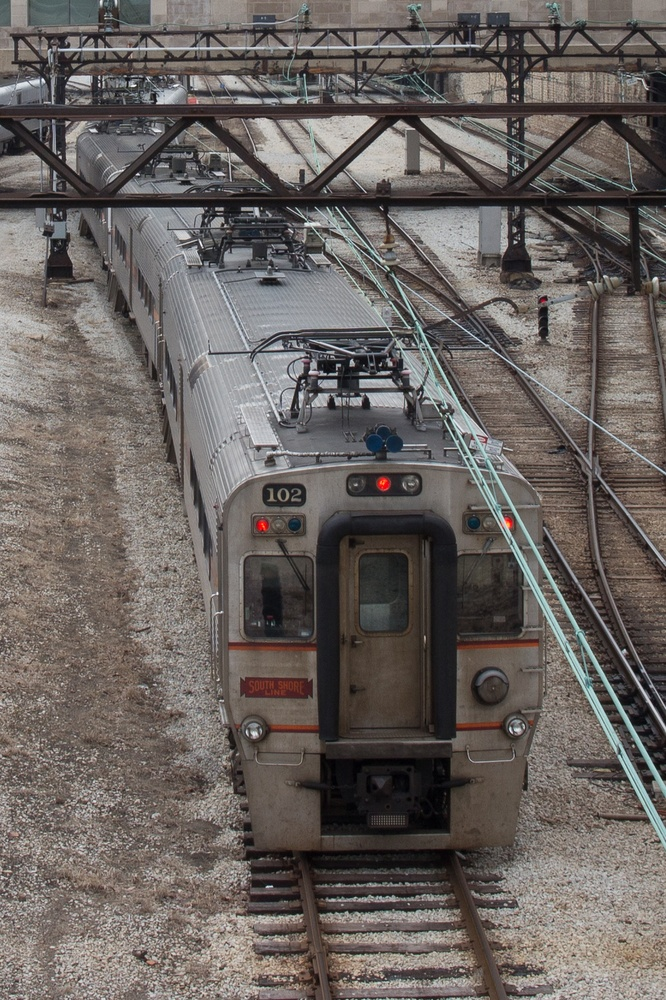
%> input picture lab7fall2016/train.jpg, 666 x 1000 px, shrunk from 1109 x 1664 before the run
$ octave R9.m   (GNU Octave 9; MATLAB toolbox functions it lacks are replaced by stand-ins)
%> lines starting %> are read from the running program, lines starting %| are printed output that depends on the picture
### lab7fall2016/meanFilter.m
function [out_image] = meanFilter(image,kernelSize)
image_lab = rgb2lab(image);
kernel = 1/(kernelSize*kernelSize) * ones(kernelSize,kernelSize);
first = image_lab(:,:,1)
con = conv2(first,kernel,'same');
image_lab(:,:,1) = con;
out_image = lab2rgb(image_lab);
end

### lab7fall2016/unsharpMask.m
function [sharpened] = unsharpMask(original,lowpass,alpha)
ori_L = rgb2lab(original);
low_L = rgb2lab(lowpass);
lab_sharp = ori_L;
lab_sharp(:,:,1) = ori_L(:,:,1) - alpha*(ori_L(:,:,1)-low_L(:,:,1));
sharpened = lab2rgb(lab_sharp);

end

### lab7fall2016/gaussianFilter.m
function [out_image] = gaussianFilter(image,kernelSize,std)
image_lab = rgb2lab(image)
kernel = fspecial('gaussian',kernelSize,std)
first = image_lab(:,:,1)
con = conv2(first,kernel,'same');
image_lab(:,:,1) = con;
out_image = lab2rgb(image_lab);
end

### lab7fall2016/R9.m
train = imread('train.jpg');
%> train is the input picture: size 1000x666x3 uint8; mean R, G, B 104.9, 98.4, 94.9
meanK_first = unsharpMask(train,meanFilter(train,7),10);
%> in meanFilter, `image_lab = rgb2lab(image);`: image_lab: size 1000x666x3 double; mean of channels 1, 2, 3 41.5, 2.1, 3
%> in meanFilter, `image_lab(:,:,1) = con;`: image_lab: size 1000x666x3 double; mean of channels 1, 2, 3 41.3, 2.1, 3
%> in unsharpMask, `low_L = rgb2lab(lowpass);`: low_L: size 1000x666x3 double; mean of channels 1, 2, 3 41.3, 2.1, 3
%> in unsharpMask, `lab_sharp(:,:,1) = ori_L(:,:,1) - alpha*(ori_L(:,:,1)-low_L(:,:,1));`: lab_sharp: size 1000x666x3 double; mean of channels 1, 2, 3 39.4, 2.1, 3
meanK_second= unsharpMask(train,meanFilter(train,20),10);
%> call 2 of meanFilter, with kernelSize = 20
%> in meanFilter (call 2), `con = conv2(first,kernel,'same');`:
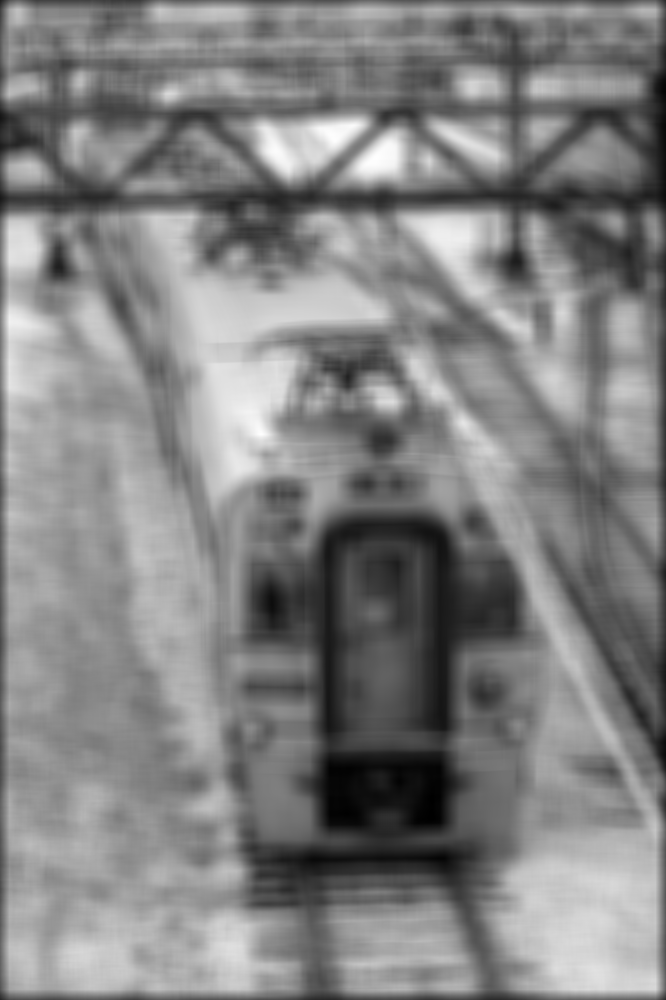
%> con: size 1000x666 double; min 2.05, max 78.07, mean 40.9; drawn with min black and max white
%> in meanFilter (call 2), `image_lab(:,:,1) = con;`: image_lab: size 1000x666x3 double; mean of channels 1, 2, 3 40.9, 2.1, 3
%> in meanFilter (call 2), `out_image = lab2rgb(image_lab);`:
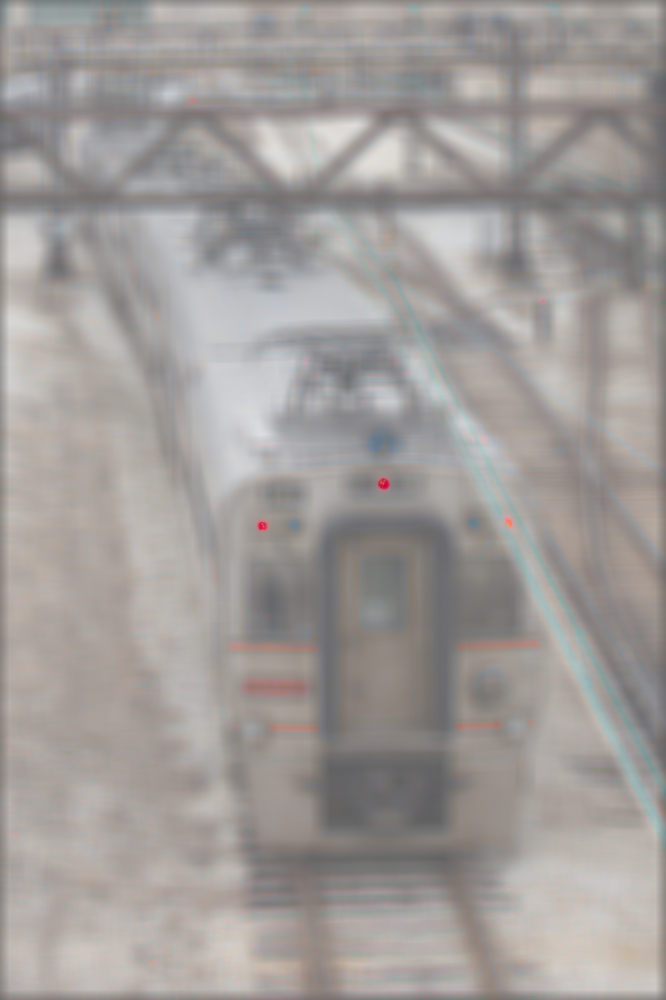
%> out_image: size 1000x666x3 double; mean R, G, B 0.403, 0.377, 0.363; drawn with min black and max white
%> in unsharpMask (call 2), `low_L = rgb2lab(lowpass);`: low_L: size 1000x666x3 double; mean of channels 1, 2, 3 40.9, 2.1, 3
%> in unsharpMask (call 2), `lab_sharp(:,:,1) = ori_L(:,:,1) - alpha*(ori_L(:,:,1)-low_L(:,:,1));`: lab_sharp: size 1000x666x3 double; mean of channels 1, 2, 3 35.5, 2.1, 3
gaussian_first=unsharpMask(train,gaussianFilter(train,7,1),10);
%> in gaussianFilter, `con = conv2(first,kernel,'same');`:
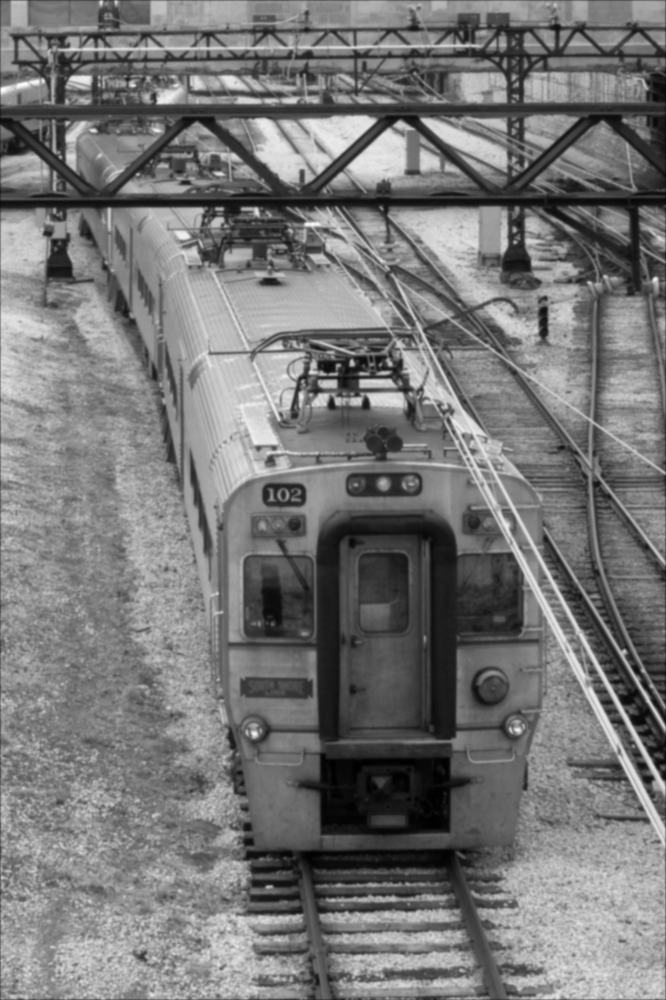
%> con: size 1000x666 double; min 0.523, max 88.05, mean 41.4; drawn with min black and max white
%> in gaussianFilter, `image_lab(:,:,1) = con;`: image_lab: size 1000x666x3 double; mean of channels 1, 2, 3 41.4, 2.1, 3
%> in gaussianFilter, `out_image = lab2rgb(image_lab);`:
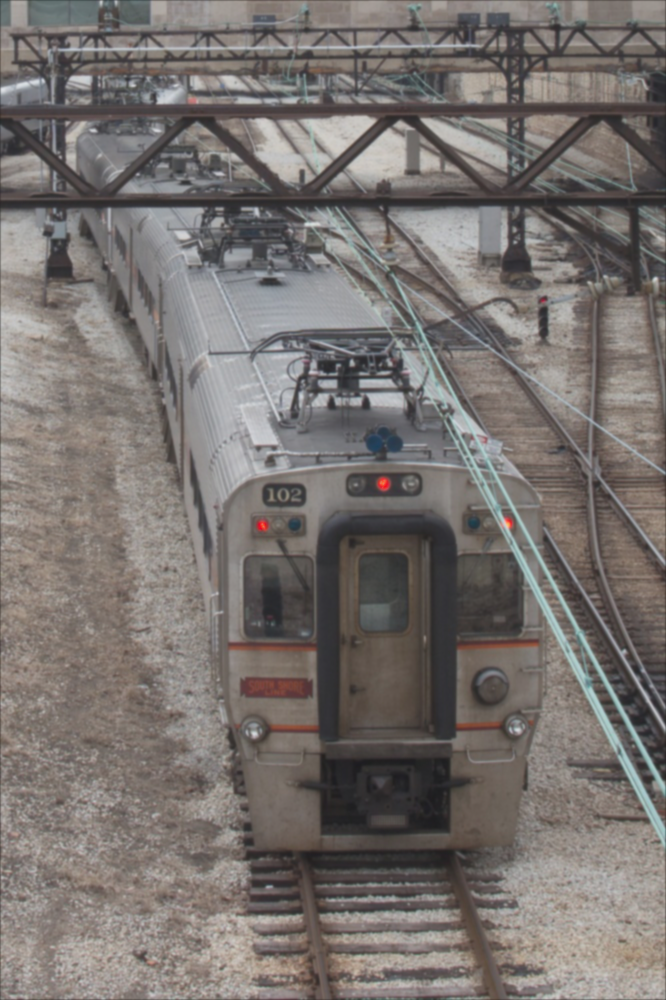
%> out_image: size 1000x666x3 double; mean R, G, B 0.409, 0.384, 0.37; drawn with min black and max white
%> in unsharpMask (call 3), `low_L = rgb2lab(lowpass);`: low_L: size 1000x666x3 double; mean of channels 1, 2, 3 41.4, 2.1, 3
%> in unsharpMask (call 3), `lab_sharp(:,:,1) = ori_L(:,:,1) - alpha*(ori_L(:,:,1)-low_L(:,:,1));`: lab_sharp: size 1000x666x3 double; mean of channels 1, 2, 3 40.6, 2.1, 3
gaussian_second=unsharpMask(train,gaussianFilter(train,20,1),10);
%> in gaussianFilter (call 2), `image_lab(:,:,1) = con;`: image_lab: size 1000x666x3 double; mean of channels 1, 2, 3 41.4, 2.1, 3
%> call 4 of unsharpMask, with alpha = 10
%> in unsharpMask (call 4), `low_L = rgb2lab(lowpass);`: low_L: size 1000x666x3 double; mean of channels 1, 2, 3 41.4, 2.1, 3
%> in unsharpMask (call 4), `lab_sharp(:,:,1) = ori_L(:,:,1) - alpha*(ori_L(:,:,1)-low_L(:,:,1));`: lab_sharp: size 1000x666x3 double; mean of channels 1, 2, 3 40.4, 2.1, 3
%> in unsharpMask (call 4), `sharpened = lab2rgb(lab_sharp);`:
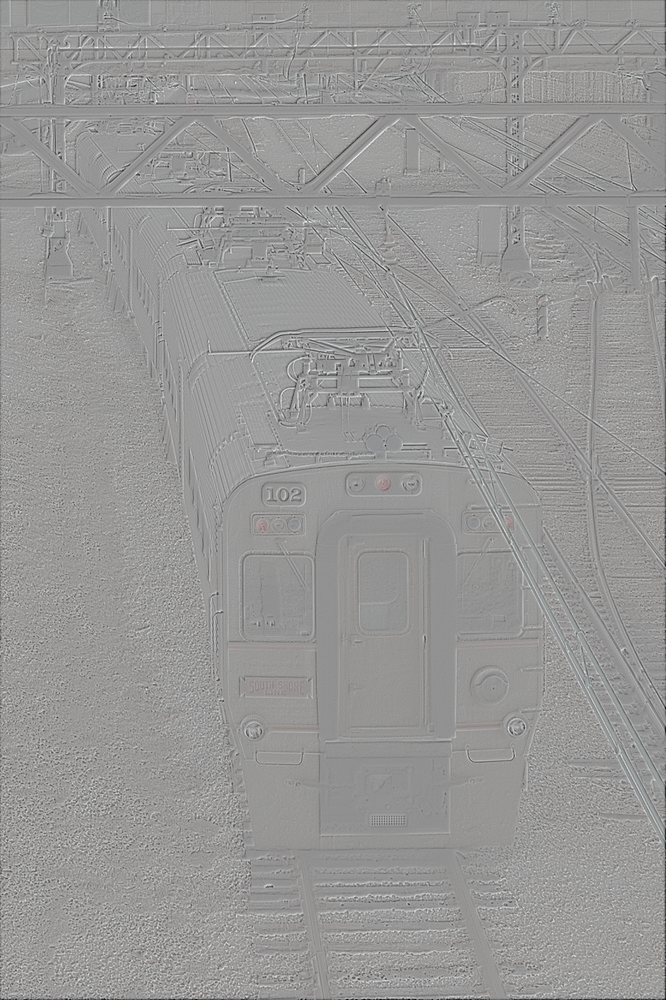
%> sharpened: size 1000x666x3 double; mean R, G, B 0.394, 0.365, 0.349; drawn with min black and max white

figure(1)
subplot(121)
imshow(meanK_first);
title('mean filter, kernelsize= 7');
subplot(122)
imshow(meanK_second);
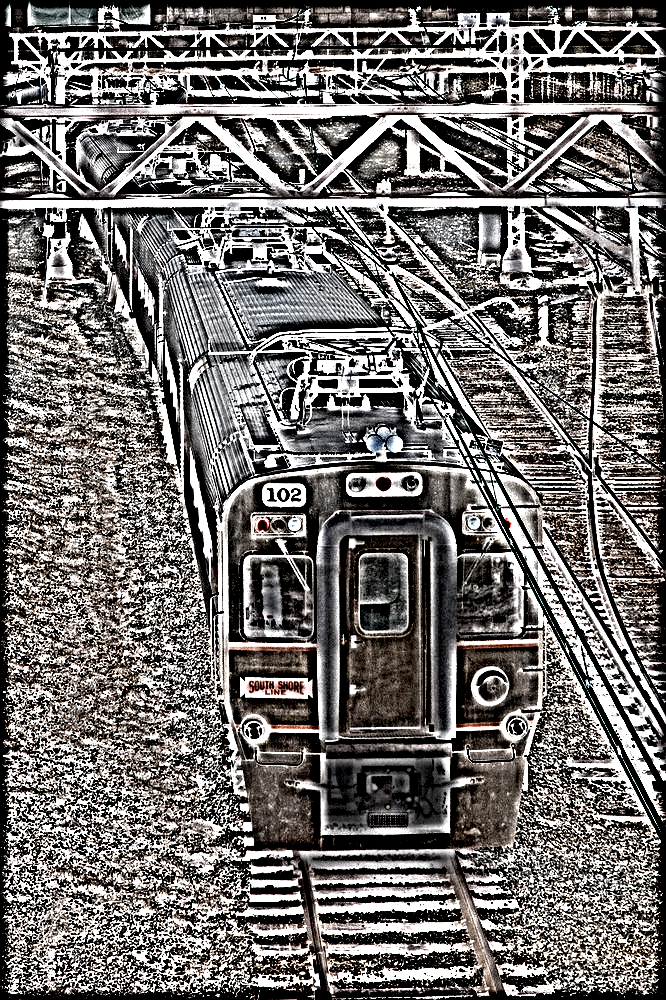
%> displayed picture: size 1000x666x3, on the screen's scale of 0 to 255; mean R, G, B 114, 110.8, 109.1
title('mean filter,kernelsize = 50');
figure(2)
subplot(121)
imshow(gaussian_first);
title('gaussian filter kernel size = 7');
subplot(122)
imshow(gaussian_second);
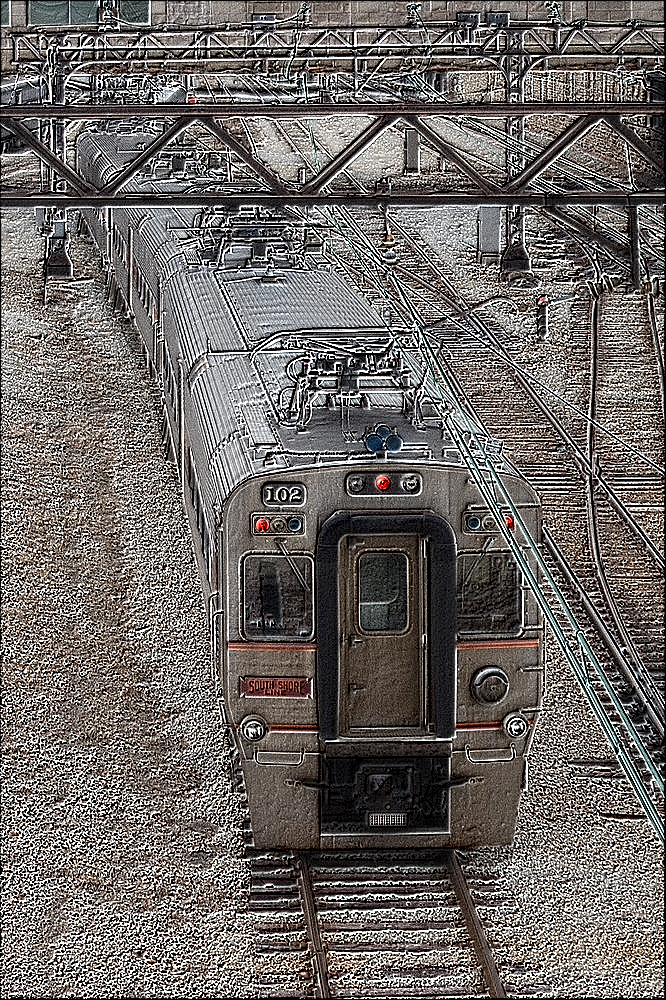
%> displayed picture: size 1000x666x3, on the screen's scale of 0 to 255; mean R, G, B 109.6, 104.7, 102.2
title('gaussian filter kernel size = 50')
